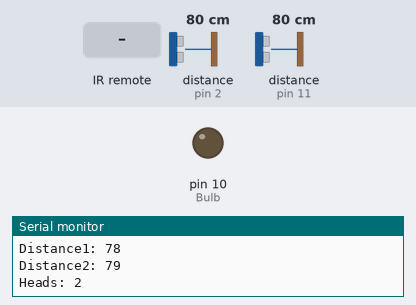
A sketch run on a simulated Arduino Uno, built with avr-gcc and run on an emulated ATmega328P. Shown: output pins drawn as LEDs (lit = HIGH), the last lines printed to the serial monitor. Wiring (inferred from the names in the program): 2 × ultrasonic range finder: trigger pin 3, echo pin 2 / trigger pin 12, echo pin 11. Inputs (shaded band) come from the test bench; at power-on: distance to the obstacle (sensors on pin 2, pin 11) 80 cm. The echo pulse lasts 58.3 µs per cm; pins used as bus, display or sensor lines are not drawn.

Above: at 2.2 s.
2.3 s: infrared code 0xFF6897 received
At 3.8 s:
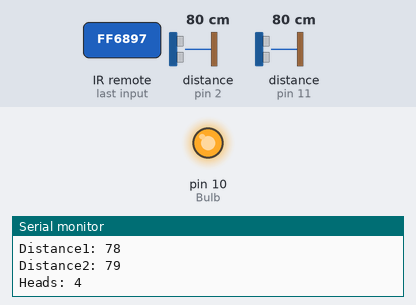
4.1 s: infrared code 0xFF9867 received
At 5.8 s:
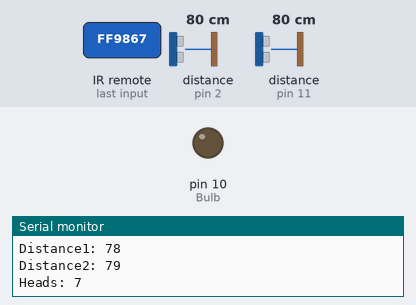
6.2 s: infrared code 0xFFB04F received
At 7.4 s:
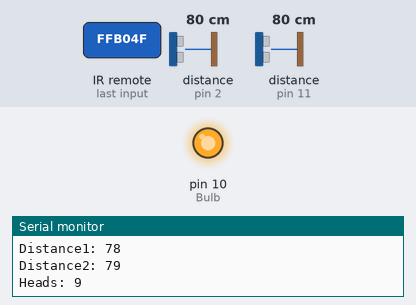
Timing chart, 0 to 9.2 s (numbered marks = the images above; inputs shaded):
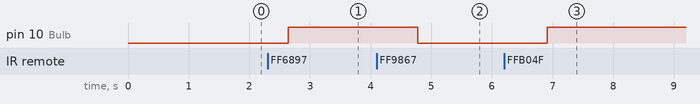

The sketch:

code_2.ino
```cpp
#include "IRremote.h"

int trigPin =  3;
int echoPin = 2;
int trig = 12;
int echo = 11;
int Bulb = 10;
#define receiverPin 8

bool light;
int On = 0; //output value from IR Receiver
int L;  //Output value from Ultrasonic Sensor
int M ;
int headCount = 0;
float distantThreshold = 100;
int initialD1, initialD2, distance1, distance2;
String seq = "";
int counter = 0;
int timeout = 100;

IRrecv receiveIR(receiverPin);
decode_results Results;

void setup() {
  pinMode(trigPin, OUTPUT); //enabling pins
  pinMode(echoPin, INPUT);
  pinMode(trig, OUTPUT); //enabling pins
  pinMode(echo, INPUT);
  pinMode(Bulb, OUTPUT);
  receiveIR.enableIRIn();
  Serial.begin(9600);
  delay(1000);
  initialD1 = measureDistance(trigPin, echoPin);
  initialD2 = measureDistance(trig, echo);
}

void loop() {

  IRreceiver();
  Serial.print("Remote Command:");
  Serial.println(On);


  distance1 = measureDistance(trigPin, echoPin);
  distance2 = measureDistance(trig, echo);


  if (distance1 < distantThreshold && seq[0] != '1') {

    seq += '1';

  }

  if (distance2 < distantThreshold && seq[0] != '2') {

    seq += '2';

  }

  if (seq == "12") {
    headCount += 1;
    seq = "";
    delay(200);
  }

  if (seq == "21" && headCount > 0) {
    headCount -= 1;
    seq = "";
    delay(200);
  }

  if (seq.length() == 1) {
    counter += 1;

  }
  else {
    counter = 0;

  }

  if (timeout <= counter || seq == "21" || seq == "12" || seq.length() > 2) {
    seq = "";
    counter = 0;
  }

  Serial.print("Distance1: ");
  Serial.println(distance1);
  Serial.print("Distance2: ");
  Serial.println(distance2);
  Serial.print("Heads: ");
  Serial.println(headCount);

  if (On ==0){
    digitalWrite(Bulb,0);

  }
  if(On == 2){
    digitalWrite(Bulb,1);
  }

  if(On ==1){
    if (headCount >0){
      digitalWrite(Bulb,1);
    }
    else{
      digitalWrite(Bulb,0);
    }
  }
  delay(500);

}


int measureDistance(int trig, int echo) {
  digitalWrite(trig, LOW);
  delayMicroseconds(2);
  digitalWrite(trig, HIGH);
  delayMicroseconds(10);
  digitalWrite(trig, LOW);
  delayMicroseconds(250);
  int distance = pulseIn(echo, HIGH) * 0.017;
  return distance;
}

void IRreceiver() { //Function for IR receiver
  if (receiveIR.decode(&Results)) {
    //Serial.println(Results.value);
    switch (Results.value) {
      case 16738455: //press * to switch on the system to give control to the sensors. (0xFF38C7 - hexadecimal code)
        On = 1;
    }
    switch (Results.value) {
      case 16750695: //press 0 to completely switch off the system
        On = 0;
    }
    switch (Results.value) {
      case 16756815: //press # to completely switch on the system whatever the sensor input is.
        On = 2;
    }
  }
  receiveIR.resume();
}
```

Measured:
- after the input at 2.3 s, pin 10 (Bulb): LOW → HIGH after 0.35 s
- after the input at 4.1 s, pin 10 (Bulb): HIGH → LOW after 0.68 s
- after the input at 6.2 s, pin 10 (Bulb): LOW → HIGH after 0.71 s
